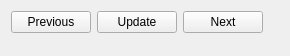
<?xml version="1.0" encoding="UTF-8"?>
<ui version="4.0">
 <class>displayControlWidget</class>
 <widget class="QWidget" name="displayControlWidget">
  <property name="geometry">
   <rect>
    <x>0</x>
    <y>0</y>
    <width>290</width>
    <height>56</height>
   </rect>
  </property>
  <property name="windowTitle">
   <string>Form</string>
  </property>
  <layout class="QFormLayout" name="formLayout">
   <item row="0" column="0">
    <layout class="QHBoxLayout" name="horizontalLayout">
     <item>
      <widget class="QPushButton" name="previousBtn">
       <property name="text">
        <string>Previous</string>
       </property>
      </widget>
     </item>
     <item>
      <widget class="QPushButton" name="updateBtn">
       <property name="text">
        <string>Update</string>
       </property>
      </widget>
     </item>
     <item>
      <widget class="QPushButton" name="nextBtn">
       <property name="text">
        <string>Next</string>
       </property>
      </widget>
     </item>
    </layout>
   </item>
  </layout>
 </widget>
 <resources/>
 <connections/>
</ui>
